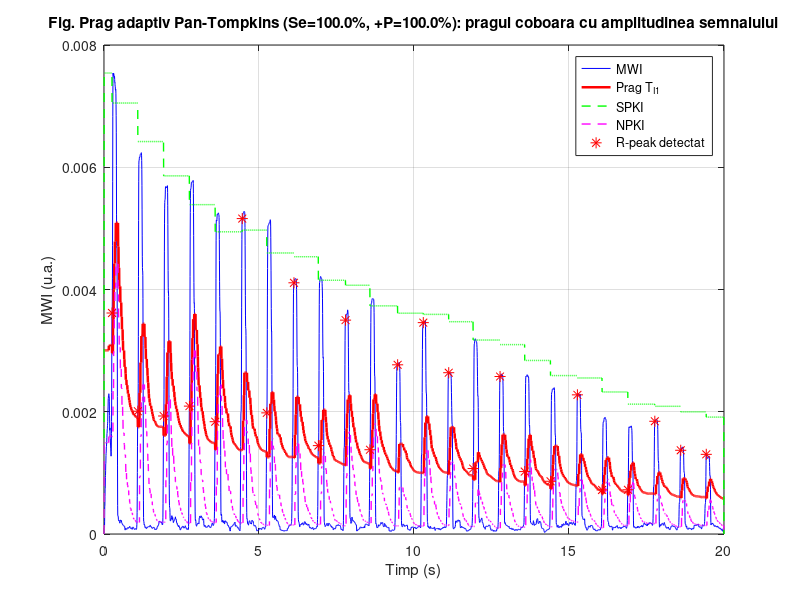

This chart was generated by the following MATLAB code:
%
%  05_prag_adaptiv.m
% VitalMonitor. Validare prin simulare a pragului adaptiv Pan-Tompkins
%
%  important: firmware-ul (ecg_sensor.h) foloseste pragul clasic Pan-Tompkins
%  cu doua estimari exponentiale (SPKI / NPKI), nu un simplu EMA. Acest script
%  reproduce exact logica din firmware:
%     daca peak este semnal:  SPKI = 0.125*peak + 0.875*SPKI
%     daca peak este zgomot:  NPKI = 0.125*peak + 0.875*NPKI
%     prag:                   T_I1 = NPKI + 0.25*(SPKI - NPKI)
%     refractar fiziologic:   200 ms ; interval RR valid: 250-2000 ms
%
%  Caracter: proof of concept pe semnal sintetic cu amplitudine R
%  descrescatoare, pentru a evidentia adaptarea pragului. Rulare: Run in MATLAB.
%
clear; clc; close all;
rng(7);

Fs = 250;

% Coeficienti filtru (config.h)
HP_B=[0.99115452,-1.98230904,0.99115452]; HP_A=[1,-1.98223079,0.98238576];
LP_B=[0.14531600, 0.29063100,0.14531600]; LP_A=[1,-0.67106700,0.25234400];
NF_B=[0.97948100,-0.60531400,0.97948100]; NF_A=[1,-0.60531400,0.95896200];

% ECG sintetic 20 s la 72 BPM, cu amplitudine R care scade in timp
% (simuleaza atenuarea progresiva a semnalului; evidentiaza adaptarea pragului)
t = (0:1/Fs:20-1/Fs)';  N = numel(t);
rr = round(Fs*60/72);   ecg = zeros(N,1);  ref = [];
for k = 0:floor(N/rr)-1
    i0 = k*rr; ref(end+1)=i0+round(0.25*Fs); %#ok<SAGROW>
    amp = 1.0 - 0.6*(i0/N);                       % R scade de la 1.0 la ~0.4
    ecg = ecg + amp     *exp(-((t-(i0+round(0.25*Fs))/Fs).^2)/(2*0.015^2)) ...
              - 0.20*amp*exp(-((t-(i0+round(0.28*Fs))/Fs).^2)/(2*0.015^2)) ...
              + 0.30*amp*exp(-((t-(i0+round(0.45*Fs))/Fs).^2)/(2*0.06^2));
end
ecg = ecg + 0.04*randn(N,1) + 0.30*sin(2*pi*50*t);

% Front-end Pan-Tompkins (identic firmware)
x = filter(HP_B,HP_A,ecg); x = filter(LP_B,LP_A,x); x = filter(NF_B,NF_A,x);
d = filter((1/8)*[1 2 0 -2 -1],1,x);     % derivata 5 puncte
sq = d.^2;
W  = round(0.15*Fs);                     % fereastra 150 ms = 37 esantioane
mwi = filter(ones(1,W)/W,1,sq);

% Adaptare prag SPKI / NPKI (exact ca in ecg_sensor.h)
SPKI = max(mwi(1:2*Fs)); NPKI = mean(mwi(1:2*Fs));
T = NPKI + 0.25*(SPKI-NPKI);
thr = zeros(N,1); spki_h = zeros(N,1); npki_h = zeros(N,1);
tLast = -Inf; det = [];
refrac = round(0.2*Fs);                  % 200 ms
for i = 2:N-1
    if mwi(i)>mwi(i-1) && mwi(i)>=mwi(i+1)      % maxim local
        peak = mwi(i);
        if peak > T && (i - tLast) > refrac
            SPKI = 0.125*peak + 0.875*SPKI;     % R-peak (semnal)
            det(end+1) = i; tLast = i;          %#ok<SAGROW>
        else
            NPKI = 0.125*peak + 0.875*NPKI;     % zgomot
        end
        T = NPKI + 0.25*(SPKI-NPKI);
    end
    thr(i)=T; spki_h(i)=SPKI; npki_h(i)=NPKI;
end
thr(1)=thr(2); thr(end)=thr(end-1);

% Evaluare (toleranta 150 ms)
tol = round(0.15*Fs); TP=0; FP=0; mref=false(size(ref));
for dpk = det
    [m,ix]=min(abs(dpk-ref));
    if m<=tol && ~mref(ix), TP=TP+1; mref(ix)=true; else, FP=FP+1; end
end
FN = sum(~mref);
Se = TP/(TP+FN)*100; PPV = TP/(TP+FP)*100;
fprintf(' PRAG ADAPTIV SPKI/NPKI (simulare) \n');
fprintf('  Batai reale: %d | Detectate: %d | TP=%d FP=%d FN=%d\n', numel(ref),numel(det),TP,FP,FN);
fprintf('  Sensibilitate Se = %.1f%% | Predictivitate +P = %.1f%%\n', Se,PPV);
fprintf('  Refractar 200 ms -> BPM max teoretic 300; RR valid 250-2000 ms (30-240 BPM)\n');

% Figura: MWI + prag adaptiv
figure('Name','Prag adaptiv SPKI/NPKI','Position',[60 60 1100 600]);
plot(t,mwi,'b','LineWidth',0.7); hold on;
plot(t,thr,'r-','LineWidth',1.8);
plot(t,spki_h,'g--','LineWidth',1.0);
plot(t,npki_h,'m--','LineWidth',1.0);
plot(t(det),mwi(det),'r*','MarkerSize',8);
grid on; xlabel('Timp (s)'); ylabel('MWI (u.a.)');
legend('MWI','Prag T_{I1}','SPKI','NPKI','R-peak detectat','Location','northeast');
title(sprintf('Fig. Prag adaptiv Pan-Tompkins (Se=%.1f%%, +P=%.1f%%): pragul coboara cu amplitudinea semnalului',Se,PPV));
